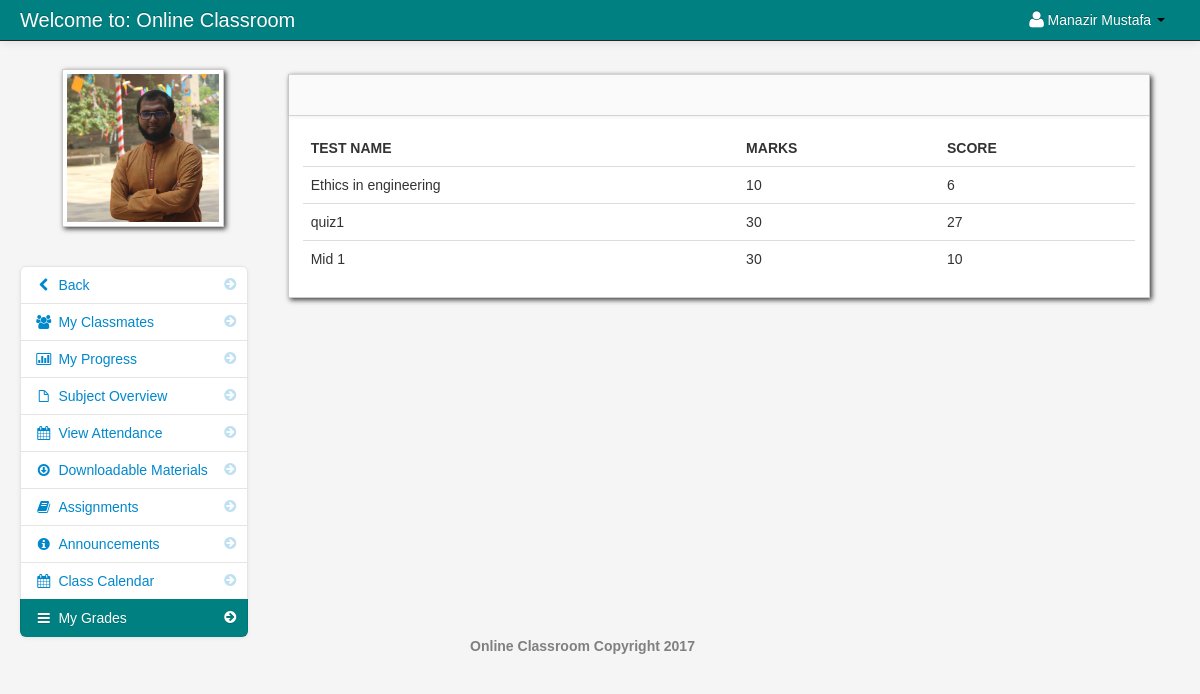
Screenshot of /student_marks.php?id=2 (signed in) with the database file from the repository.
### tables this page shows
CREATE TABLE `student` (
  `student_id` int(11) NOT NULL,
  `firstname` varchar(100) NOT NULL,
  `lastname` varchar(100) NOT NULL,
  `class_id` int(11) NOT NULL,
  `username` varchar(100) NOT NULL,
  `password` varchar(100) NOT NULL,
  `email` varchar(100) NOT NULL,
  `contact_number` int(12) NOT NULL,
  `location` varchar(100) NOT NULL,
  `status` varchar(100) NOT NULL
);

CREATE TABLE `teacher_class_student` (
  `teacher_class_student_id` int(11) NOT NULL,
  `teacher_class_id` int(11) NOT NULL,
  `student_id` int(11) NOT NULL,
  `teacher_id` int(11) NOT NULL,
  `Present` int(30) NOT NULL DEFAULT '0',
  `Absent` int(30) NOT NULL DEFAULT '0',
  `Late` int(30) NOT NULL DEFAULT '0',
  `Sick` int(30) NOT NULL DEFAULT '0'
);

CREATE TABLE `marks` (
  `marks_id` int(11) NOT NULL,
  `poll_id` int(11) NOT NULL,
  `marks` int(11) NOT NULL,
  `teacher_class_student_id` int(11) NOT NULL
);

CREATE TABLE `full_marks` (
  `poll_id` int(11) NOT NULL,
  `poll_name` varchar(100) NOT NULL,
  `pdatein` varchar(100) NOT NULL,
  `poll_weight` int(11) NOT NULL,
  `number` int(11) NOT NULL,
  `teacher_class_id` int(11) NOT NULL
);

### session.php (called while the page is built, shortened)
<?php
$session_id=$_SESSION['id'];
?>

### student_marks.php (the view, shortened to what this page needs)
<?php include('header_dashboard.php'); ?>
<?php include('session.php'); ?>
<?php $get_id = $_GET['id']; ?>
    <body>
		<?php include('navbar_student.php'); ?>
        <div class="container-fluid">
            <div class="row-fluid">
				<?php include('student_marks_link.php'); ?>
                <div class="span9" id="content">
                     <div class="row-fluid">
                       <div id="block_bg" class="block">
                                <div class="navbar navbar-inner block-header">
                                </div>
                            <div class="block-content collapse in">
                                    <div class="span12">
            <table cellpadding="0" cellspacing="0" border="0" class="table" id="">
                    <thead>
                            <tr>
                                <th>Test Name</th>
                                <th>Marks</th>
                                <th>Score</th>
                            </tr>
                    </thead>
                <tbody>
                        <?php
                            $student_marks = mysql_query(" SELECT * FROM marks JOIN full_marks ON full_marks.poll_id = marks.poll_id WHERE teacher_class_student_id = '$get_id' ") or die(mysql_error());
                            while($row = mysql_fetch_array($student_marks)){
                        ?>
                            <tr>
                                <td><?php echo $row['poll_name']; ?></td>
                                <td><?php echo $row['number']; ?></td>
                                <td><?php echo $row['marks']; ?></td>
                            </tr>
                        <?php } ?>
                </tbody>
            </table>
                                </div>
                            </div>
                        </div>
                    </div>
                </div>
            </div>
		<?php include('footer.php'); ?>
        </div>
		<?php include('script.php'); ?>
    </body>
</html>

### navbar_student.php (shortened to what this page needs)
<div class="navbar navbar-fixed-top navbar-inverse">
        <div class="navbar-inner">
            <div class="container-fluid">
                <a class="brand" href="dashboard_student.php">Welcome to: Online Classroom</a>
					<div class="nav-collapse collapse">
						<ul class="nav pull-right">
							<?php $query= mysql_query("select * from student where student_id = '$session_id'")or die(mysql_error());
									$row = mysql_fetch_array($query);
							?>
							<li class="dropdown">
								<a href="#" role="button" class="dropdown-toggle" data-toggle="dropdown"> <i class="icon-user icon-large"></i><?php echo $row['firstname']." ".$row['lastname'];  ?> <i class="caret"></i></a>
							</li>
						</ul>
					</div>
            </div>
        </div>
</div>

### student_marks_link.php
<?php
	$link_id = mysql_query("SELECT teacher_class_id, location from teacher_class_Student JOIN student ON student.student_id = teacher_class_student.student_id where teacher_class_student_id = '$get_id' ")or die(mysql_error());
		while($row = mysql_fetch_array($link_id)){
			$id = $row['teacher_class_id'];
			$avatar_location = $row['location'];
		}
?>
<div class="span3" id="sidebar">
	<img id="avatar" src="admin/<?php echo $avatar_location; ?>" class="img-polaroid">
		<ul class="nav nav-list bs-docs-sidenav nav-collapse collapse">
				<li class=""><a href="dashboard_student.php"><i class="icon-chevron-right"></i><i class="icon-chevron-left"></i>&nbsp;Back</a></li>
				<li class=""><a href="my_classmates.php<?php echo '?id='.$id; ?>"><i class="icon-chevron-right"></i><i class="icon-group"></i>&nbsp;My Classmates</a></li>
				<li class=""><a href="progress.php<?php echo '?id='.$id; ?>"><i class="icon-chevron-right"></i><i class="icon-bar-chart"></i>&nbsp;My Progress</a></li>
				<li class=""><a href="subject_overview_student.php<?php echo '?id='.$id; ?>"><i class="icon-chevron-right"></i><i class="icon-file"></i>&nbsp;Subject Overview</a></li>
				<li class=""><a href="student_attendance.php<?php echo '?id='.$id; ?>"><i class="icon-chevron-right"></i><i class="icon-calendar"></i>&nbsp;View Attendance</a></li>
				<li class=""><a href="downloadable_student.php<?php echo '?id='.$id; ?>"><i class="icon-chevron-right"></i><i class="icon-download"></i>&nbsp;Downloadable Materials</a></li>
				<li class=""><a href="assignment_student.php<?php echo '?id='.$id; ?>"><i class="icon-chevron-right"></i><i class="icon-book"></i>&nbsp;Assignments</a></li>
				<li class=""><a href="announcements_student.php<?php echo '?id='.$id; ?>"><i class="icon-chevron-right"></i><i class="icon-info-sign"></i>&nbsp;Announcements</a></li>
				<li class=""><a href="class_calendar_student.php<?php echo '?id='.$id; ?>"><i class="icon-chevron-right"></i><i class="icon-calendar"></i>&nbsp;Class Calendar</a></li>
				<li class="active"><a href="#"><i class="icon-chevron-right"></i><i class="icon-reorder"></i>&nbsp;My Grades</a></li>
		</ul>
</div>

### admin/assets/styles.css (style rules this page uses)
body { padding-top: 60px; padding-bottom: 40px; background-color: #f5f5f5; }
#content { margin-left:0px; }
.block { background: url("../images/pixel-60fff.png") repeat scroll 0 0 rgba(0, 0, 0, 0) !important; border: 1px solid #ccc; background: white; margin: 1em 0em; border-top: none; -webkit-box-shadow: 2px 2px 5px rgba(0, 0, 6, 0.75); -moz-box-shadow: 2px 2px 5px rgba(0, 0, 6, 0.75); box-shadow: 2px 2px 5px rgba(0, 0, 6, 0.75); }
.block-content { margin: 1em; min-height: .25em; }
.block-header { margin-bottom: 0px; border-right: none; border-left: none; -webkit-border-radius: 0px; -moz-border-radius: 0px; border-radius: 0px; }
.bs-docs-sidenav { max-width: 228px; margin: 30px 0 0; padding: 0; background-color: #fff; -webkit-border-radius: 6px; -moz-border-radius: 6px; border-radius: 6px; -webkit-box-shadow: 0 1px 4px rgba(0,0,0,.065); -moz-box-shadow: 0 1px 4px rgba(0,0,0,.065); box-shadow: 0 1px 4px rgba(0,0,0,.065); }
.bs-docs-sidenav > li > a { display: block; width: 190px \9; margin: 0 0 -1px; padding: 8px 14px; border: 1px solid #e5e5e5; }
.bs-docs-sidenav > li:first-child > a { -webkit-border-radius: 6px 6px 0 0; -moz-border-radius: 6px 6px 0 0; border-radius: 6px 6px 0 0; }
.bs-docs-sidenav > li:last-child > a { -webkit-border-radius: 0 0 6px 6px; -moz-border-radius: 0 0 6px 6px; border-radius: 0 0 6px 6px; }
.bs-docs-sidenav > .active > a { position: relative; z-index: 2; padding: 9px 15px; border: 0; text-shadow: 0 1px 0 rgba(0,0,0,.15); -webkit-box-shadow: inset 1px 0 0 rgba(0,0,0,.1), inset -1px 0 0 rgba(0,0,0,.1); -moz-box-shadow: inset 1px 0 0 rgba(0,0,0,.1), inset -1px 0 0 rgba(0,0,0,.1); box-shadow: inset 1px 0 0 rgba(0,0,0,.1), inset -1px 0 0 rgba(0,0,0,.1); }
.bs-docs-sidenav .icon-chevron-right { float: right; margin-top: 2px; margin-right: -6px; opacity: .25; }
.bs-docs-sidenav .active .icon-chevron-right, .bs-docs-sidenav .active a:hover .icon-chevron-right { opacity: 1; }

### rows the page displays
student: firstname "Manazir", lastname "Mustafa"
teacher_class_student: student.location (picture)
marks: poll.poll_name "Ethics in engineering", poll.number "10", marks "6"
marks: poll.poll_name "quiz1", poll.number "30", marks "27"
marks: poll.poll_name "Mid 1", poll.number "30", marks "10"
